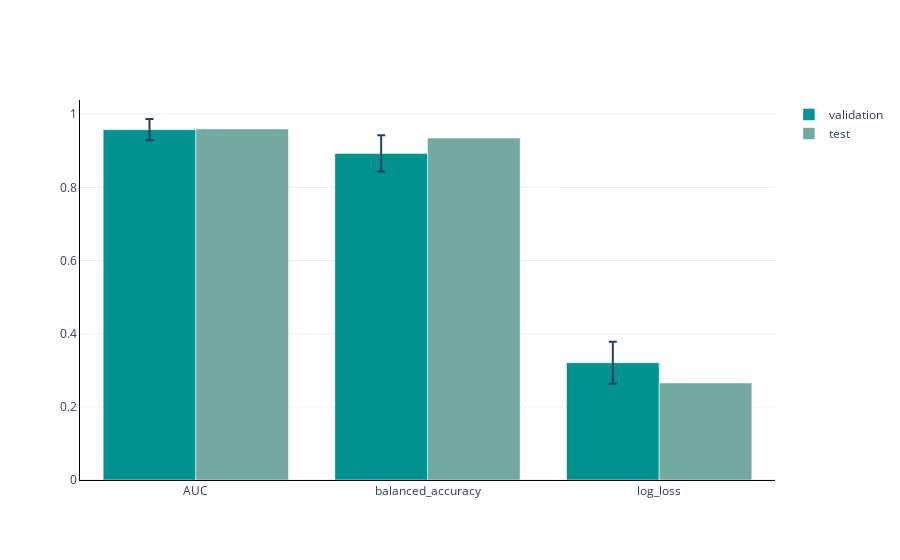

Notebook cell for this chart:
### Code cell
from util.plotting import plot_validation_vs_test_performance

plot_validation_vs_test_performance(iml_result=result, result_path=ml_result_path)

### Figure 1 — Plotly figure (JSON) as saved in the notebook; plotly's stock layout.template omitted (floating-point values rounded to 4 significant figures)
{"data": [{"error_y": {"array": [0.02907, 0.04969, 0.05718], "type": "data"}, "marker": {"color": "rgb(0, 147, 146)"}, "name": "validation", "type": "bar", "x": ["AUC", "balanced_accuracy", "log_loss"], "y": [0.9578, 0.8929, 0.3206]}, {"marker": {"color": "rgb(114, 170, 161)"}, "name": "test", "type": "bar", "x": ["AUC", "balanced_accuracy", "log_loss"], "y": [0.9597, 0.9348, 0.2654]}], "layout": {"barmode": "group", "xaxis": {"linecolor": "black", "linewidth": 1, "showline": true}, "yaxis": {"linecolor": "black", "linewidth": 1, "showline": true}}}
